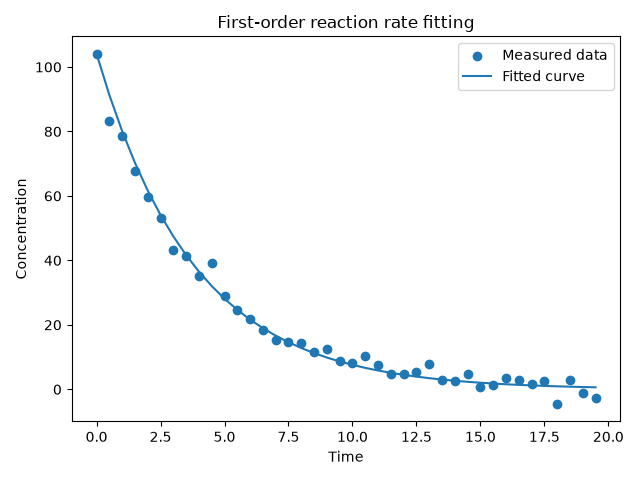

This chart was generated by the following Python code:
"""
PW2 Lab B Part 3 -- fit a reaction's rate constant to measured data.
"""

import numpy as np
import matplotlib.pyplot as plt
from scipy.optimize import minimize

# TODO 1: read kinetics.csv
data = np.loadtxt("kinetics.csv", delimiter=",", skiprows=1)

t = data[:, 0]
C = data[:, 1]

C0 = C[0]


# TODO 2: total error
def total_error(k):
    k = k[0]
    C_model = C0 * np.exp(-k * t)
    return np.sum((C - C_model)**2)


# TODO 3: minimize the error
result = minimize(
    total_error,
    x0=[0.5],
    method="SLSQP",
    bounds=[(0, 5)]
)

k_fitted = result.x[0]

print("Fitted k:", k_fitted)


# TODO 4: plot measured data and fitted curve
C_fitted = C0 * np.exp(-k_fitted * t)

plt.figure()
plt.scatter(t, C, label="Measured data")
plt.plot(t, C_fitted, label="Fitted curve")

plt.xlabel("Time")
plt.ylabel("Concentration")
plt.title("First-order reaction rate fitting")
plt.legend()
plt.tight_layout()

plt.savefig("kinetics.png")
plt.show()
